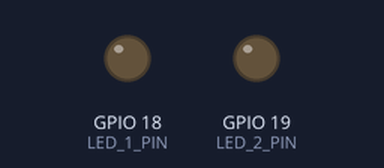
Simulated run of this sketch. Board: ESP32. Shown: output pins drawn as LEDs (lit = HIGH).

Above: at 0.15 s.
Timing chart, 0 to 40.0 s (numbered marks = the images above):
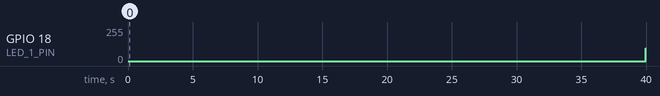

Measured:
- by itself, GPIO 18 (LED_1_PIN): 0/255 → 97/255 at 40.0 s

The sketch:

esp32_led_fade.ino
```cpp
// Two external LEDs: GPIO -> 330 ohm resistor -> LED anode; cathode -> GND.
// LED 1 fades up and down, then LED 2 takes its turn. Repeats automatically.
#include <Arduino.h>

const uint8_t LED_1_PIN = 18;
const uint8_t LED_2_PIN = 19;
const unsigned long FADE_STEP_MS = 5;  // About 1.3 seconds per fade.
const unsigned long BETWEEN_LEDS_MS = 150;

void fadeInAndOut(uint8_t pin) {
  for (int brightness = 0; brightness <= 255; ++brightness) {
    analogWrite(pin, brightness);
    delay(FADE_STEP_MS);
  }
  for (int brightness = 254; brightness >= 0; --brightness) {
    analogWrite(pin, brightness);
    delay(FADE_STEP_MS);
  }
}

void setup() {
  pinMode(LED_1_PIN, OUTPUT);
  pinMode(LED_2_PIN, OUTPUT);
  analogWrite(LED_1_PIN, 0);
  analogWrite(LED_2_PIN, 0);
}

void loop() {
  fadeInAndOut(LED_1_PIN);
  delay(BETWEEN_LEDS_MS);
  fadeInAndOut(LED_2_PIN);
  delay(BETWEEN_LEDS_MS);
}
```
